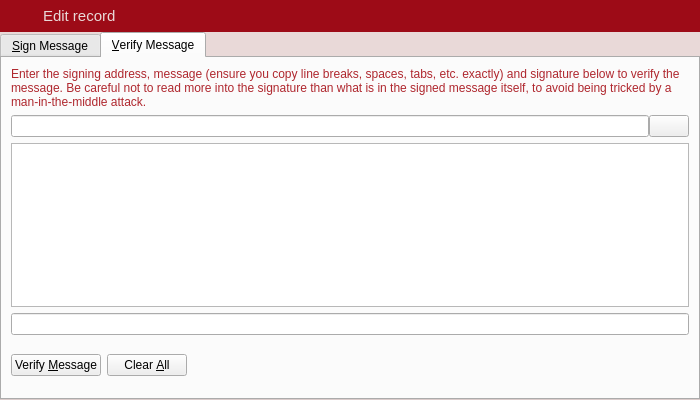
<?xml version="1.0" encoding="UTF-8"?>
<ui version="4.0">
 <class>SignVerifyMessageDialog</class>
 <widget class="QDialog" name="SignVerifyMessageDialog">
  <property name="geometry">
   <rect>
    <x>0</x>
    <y>0</y>
    <width>700</width>
    <height>400</height>
   </rect>
  </property>
  <property name="windowTitle">
   <string>Signatures - Sign / Verify a Message</string>
  </property>
  <property name="styleSheet">
   <string notr="true">QLabel {
	color: #AF272E;
}

QDialog {
	background-color: #E9D9D8;
}</string>
  </property>
  <property name="modal">
   <bool>true</bool>
  </property>
  <layout class="QVBoxLayout" name="verticalLayout">
   <property name="spacing">
    <number>0</number>
   </property>
   <property name="margin">
    <number>0</number>
   </property>
   <item>
    <widget class="QWidget" name="wHeader" native="true">
     <property name="minimumSize">
      <size>
       <width>0</width>
       <height>32</height>
      </size>
     </property>
     <property name="maximumSize">
      <size>
       <width>16777215</width>
       <height>32</height>
      </size>
     </property>
     <property name="styleSheet">
      <string notr="true">#wHeader {
	background-color: #9D0B17;
}</string>
     </property>
     <property name="is_header" stdset="0">
      <bool>true</bool>
     </property>
     <layout class="QHBoxLayout" name="horizontalLayout_19">
      <property name="margin">
       <number>0</number>
      </property>
      <item>
       <spacer name="horizontalSpacer_26">
        <property name="orientation">
         <enum>Qt::Horizontal</enum>
        </property>
        <property name="sizeType">
         <enum>QSizePolicy::Fixed</enum>
        </property>
        <property name="sizeHint" stdset="0">
         <size>
          <width>7</width>
          <height>20</height>
         </size>
        </property>
       </spacer>
      </item>
      <item>
       <widget class="QLabel" name="label_33">
        <property name="sizePolicy">
         <sizepolicy hsizetype="Preferred" vsizetype="Preferred">
          <horstretch>0</horstretch>
          <verstretch>0</verstretch>
         </sizepolicy>
        </property>
        <property name="minimumSize">
         <size>
          <width>30</width>
          <height>30</height>
         </size>
        </property>
        <property name="maximumSize">
         <size>
          <width>30</width>
          <height>30</height>
         </size>
        </property>
        <property name="text">
         <string/>
        </property>
        <property name="pixmap">
         <pixmap resource="../res.qrc">:/res/edit_record_icon.png</pixmap>
        </property>
       </widget>
      </item>
      <item>
       <widget class="QLabel" name="lbTitle">
        <property name="font">
         <font>
          <pointsize>11</pointsize>
          <stylestrategy>PreferAntialias</stylestrategy>
         </font>
        </property>
        <property name="styleSheet">
         <string notr="true">QLabel {
	color: #E9D9D8;
}</string>
        </property>
        <property name="text">
         <string>Edit record</string>
        </property>
       </widget>
      </item>
      <item>
       <widget class="QPushButton" name="bClose">
        <property name="minimumSize">
         <size>
          <width>30</width>
          <height>30</height>
         </size>
        </property>
        <property name="maximumSize">
         <size>
          <width>30</width>
          <height>30</height>
         </size>
        </property>
        <property name="styleSheet">
         <string notr="true">QPushButton {	
	image: url(:/res/close_normal.png);
	border: 0px solid gray;
}
QPushButton:pressed:flat {
	image: url(:/res/close_normal.png);
}

QPushButton:hover {
	image: url(:/res/close_hover.png);
}</string>
        </property>
        <property name="text">
         <string notr="true"/>
        </property>
        <property name="flat">
         <bool>true</bool>
        </property>
       </widget>
      </item>
     </layout>
    </widget>
   </item>
   <item>
    <widget class="QTabWidget" name="tabWidget">
     <property name="currentIndex">
      <number>1</number>
     </property>
     <widget class="QWidget" name="tabSignMessage">
      <attribute name="title">
       <string>&amp;Sign Message</string>
      </attribute>
      <layout class="QVBoxLayout" name="verticalLayout_SM">
       <item>
        <widget class="QLabel" name="infoLabel_SM">
         <property name="text">
          <string>You can sign messages with your addresses to prove you own them. Be careful not to sign anything vague, as phishing attacks may try to trick you into signing your identity over to them. Only sign fully-detailed statements you agree to.</string>
         </property>
         <property name="textFormat">
          <enum>Qt::PlainText</enum>
         </property>
         <property name="wordWrap">
          <bool>true</bool>
         </property>
        </widget>
       </item>
       <item>
        <layout class="QHBoxLayout" name="horizontalLayout_1_SM">
         <property name="spacing">
          <number>0</number>
         </property>
         <item>
          <widget class="QValidatedLineEdit" name="addressIn_SM">
           <property name="toolTip">
            <string>The address to sign the message with (e.g. MNS17iag9jJgTHD1VXjvLCEnZuQ3rJDE9L)</string>
           </property>
           <property name="maxLength">
            <number>34</number>
           </property>
          </widget>
         </item>
         <item>
          <widget class="QPushButton" name="addressBookButton_SM">
           <property name="toolTip">
            <string>Choose an address from the address book</string>
           </property>
           <property name="text">
            <string/>
           </property>
           <property name="icon">
            <iconset resource="../megacoin.qrc">
             <normaloff>:/icons/address-book</normaloff>:/icons/address-book</iconset>
           </property>
           <property name="shortcut">
            <string>Alt+A</string>
           </property>
           <property name="autoDefault">
            <bool>false</bool>
           </property>
          </widget>
         </item>
         <item>
          <widget class="QPushButton" name="pasteButton_SM">
           <property name="toolTip">
            <string>Paste address from clipboard</string>
           </property>
           <property name="text">
            <string/>
           </property>
           <property name="icon">
            <iconset resource="../megacoin.qrc">
             <normaloff>:/icons/editpaste</normaloff>:/icons/editpaste</iconset>
           </property>
           <property name="shortcut">
            <string>Alt+P</string>
           </property>
           <property name="autoDefault">
            <bool>false</bool>
           </property>
          </widget>
         </item>
        </layout>
       </item>
       <item>
        <widget class="QPlainTextEdit" name="messageIn_SM">
         <property name="toolTip">
          <string>Enter the message you want to sign here</string>
         </property>
        </widget>
       </item>
       <item>
        <widget class="QLabel" name="signatureLabel_SM">
         <property name="text">
          <string>Signature</string>
         </property>
         <property name="textFormat">
          <enum>Qt::PlainText</enum>
         </property>
        </widget>
       </item>
       <item>
        <layout class="QHBoxLayout" name="horizontalLayout_2_SM">
         <property name="spacing">
          <number>0</number>
         </property>
         <item>
          <widget class="QLineEdit" name="signatureOut_SM">
           <property name="font">
            <font>
             <italic>true</italic>
            </font>
           </property>
           <property name="readOnly">
            <bool>true</bool>
           </property>
          </widget>
         </item>
         <item>
          <widget class="QPushButton" name="copySignatureButton_SM">
           <property name="toolTip">
            <string>Copy the current signature to the system clipboard</string>
           </property>
           <property name="text">
            <string/>
           </property>
           <property name="icon">
            <iconset resource="../megacoin.qrc">
             <normaloff>:/icons/editcopy</normaloff>:/icons/editcopy</iconset>
           </property>
           <property name="autoDefault">
            <bool>false</bool>
           </property>
          </widget>
         </item>
        </layout>
       </item>
       <item>
        <layout class="QHBoxLayout" name="horizontalLayout_3_SM">
         <item>
          <widget class="QPushButton" name="signMessageButton_SM">
           <property name="toolTip">
            <string>Sign the message to prove you own this Megacoin address</string>
           </property>
           <property name="text">
            <string>Sign &amp;Message</string>
           </property>
           <property name="icon">
            <iconset resource="../megacoin.qrc">
             <normaloff>:/icons/edit</normaloff>:/icons/edit</iconset>
           </property>
           <property name="autoDefault">
            <bool>false</bool>
           </property>
          </widget>
         </item>
         <item>
          <widget class="QPushButton" name="clearButton_SM">
           <property name="toolTip">
            <string>Reset all sign message fields</string>
           </property>
           <property name="text">
            <string>Clear &amp;All</string>
           </property>
           <property name="icon">
            <iconset resource="../megacoin.qrc">
             <normaloff>:/icons/remove</normaloff>:/icons/remove</iconset>
           </property>
           <property name="autoDefault">
            <bool>false</bool>
           </property>
          </widget>
         </item>
         <item>
          <spacer name="horizontalSpacer_1_SM">
           <property name="orientation">
            <enum>Qt::Horizontal</enum>
           </property>
           <property name="sizeHint" stdset="0">
            <size>
             <width>40</width>
             <height>48</height>
            </size>
           </property>
          </spacer>
         </item>
         <item>
          <widget class="QLabel" name="statusLabel_SM">
           <property name="font">
            <font>
             <weight>75</weight>
             <bold>true</bold>
            </font>
           </property>
           <property name="text">
            <string/>
           </property>
           <property name="wordWrap">
            <bool>true</bool>
           </property>
          </widget>
         </item>
         <item>
          <spacer name="horizontalSpacer_2_SM">
           <property name="orientation">
            <enum>Qt::Horizontal</enum>
           </property>
           <property name="sizeHint" stdset="0">
            <size>
             <width>40</width>
             <height>48</height>
            </size>
           </property>
          </spacer>
         </item>
        </layout>
       </item>
      </layout>
     </widget>
     <widget class="QWidget" name="tabVerifyMessage">
      <attribute name="title">
       <string>&amp;Verify Message</string>
      </attribute>
      <layout class="QVBoxLayout" name="verticalLayout_VM">
       <item>
        <widget class="QLabel" name="infoLabel_VM">
         <property name="text">
          <string>Enter the signing address, message (ensure you copy line breaks, spaces, tabs, etc. exactly) and signature below to verify the message. Be careful not to read more into the signature than what is in the signed message itself, to avoid being tricked by a man-in-the-middle attack.</string>
         </property>
         <property name="textFormat">
          <enum>Qt::PlainText</enum>
         </property>
         <property name="alignment">
          <set>Qt::AlignLeading|Qt::AlignLeft|Qt::AlignTop</set>
         </property>
         <property name="wordWrap">
          <bool>true</bool>
         </property>
        </widget>
       </item>
       <item>
        <layout class="QHBoxLayout" name="horizontalLayout_1_VM">
         <property name="spacing">
          <number>0</number>
         </property>
         <item>
          <widget class="QValidatedLineEdit" name="addressIn_VM">
           <property name="toolTip">
            <string>The address the message was signed with (e.g. MNS17iag9jJgTHD1VXjvLCEnZuQ3rJDE9L)</string>
           </property>
           <property name="maxLength">
            <number>34</number>
           </property>
          </widget>
         </item>
         <item>
          <widget class="QPushButton" name="addressBookButton_VM">
           <property name="toolTip">
            <string>Choose an address from the address book</string>
           </property>
           <property name="text">
            <string/>
           </property>
           <property name="icon">
            <iconset resource="../megacoin.qrc">
             <normaloff>:/icons/address-book</normaloff>:/icons/address-book</iconset>
           </property>
           <property name="shortcut">
            <string>Alt+A</string>
           </property>
           <property name="autoDefault">
            <bool>false</bool>
           </property>
          </widget>
         </item>
        </layout>
       </item>
       <item>
        <widget class="QPlainTextEdit" name="messageIn_VM"/>
       </item>
       <item>
        <widget class="QValidatedLineEdit" name="signatureIn_VM"/>
       </item>
       <item>
        <layout class="QHBoxLayout" name="horizontalLayout_2_VM">
         <item>
          <widget class="QPushButton" name="verifyMessageButton_VM">
           <property name="toolTip">
            <string>Verify the message to ensure it was signed with the specified Megacoin address</string>
           </property>
           <property name="text">
            <string>Verify &amp;Message</string>
           </property>
           <property name="icon">
            <iconset resource="../megacoin.qrc">
             <normaloff>:/icons/transaction_0</normaloff>:/icons/transaction_0</iconset>
           </property>
           <property name="autoDefault">
            <bool>false</bool>
           </property>
          </widget>
         </item>
         <item>
          <widget class="QPushButton" name="clearButton_VM">
           <property name="toolTip">
            <string>Reset all verify message fields</string>
           </property>
           <property name="text">
            <string>Clear &amp;All</string>
           </property>
           <property name="icon">
            <iconset resource="../megacoin.qrc">
             <normaloff>:/icons/remove</normaloff>:/icons/remove</iconset>
           </property>
           <property name="autoDefault">
            <bool>false</bool>
           </property>
          </widget>
         </item>
         <item>
          <spacer name="horizontalSpacer_1_VM">
           <property name="orientation">
            <enum>Qt::Horizontal</enum>
           </property>
           <property name="sizeHint" stdset="0">
            <size>
             <width>40</width>
             <height>48</height>
            </size>
           </property>
          </spacer>
         </item>
         <item>
          <widget class="QLabel" name="statusLabel_VM">
           <property name="font">
            <font>
             <weight>75</weight>
             <bold>true</bold>
            </font>
           </property>
           <property name="text">
            <string/>
           </property>
           <property name="wordWrap">
            <bool>true</bool>
           </property>
          </widget>
         </item>
         <item>
          <spacer name="horizontalSpacer_2_VM">
           <property name="orientation">
            <enum>Qt::Horizontal</enum>
           </property>
           <property name="sizeHint" stdset="0">
            <size>
             <width>40</width>
             <height>48</height>
            </size>
           </property>
          </spacer>
         </item>
        </layout>
       </item>
      </layout>
     </widget>
    </widget>
   </item>
  </layout>
 </widget>
 <customwidgets>
  <customwidget>
   <class>QValidatedLineEdit</class>
   <extends>QLineEdit</extends>
   <header>qvalidatedlineedit.h</header>
  </customwidget>
 </customwidgets>
 <resources>
  <include location="../megacoin.qrc"/>
  <include location="../res.qrc"/>
 </resources>
 <connections>
  <connection>
   <sender>bClose</sender>
   <signal>clicked()</signal>
   <receiver>SignVerifyMessageDialog</receiver>
   <slot>reject()</slot>
   <hints>
    <hint type="sourcelabel">
     <x>489</x>
     <y>15</y>
    </hint>
    <hint type="destinationlabel">
     <x>349</x>
     <y>199</y>
    </hint>
   </hints>
  </connection>
 </connections>
</ui>
